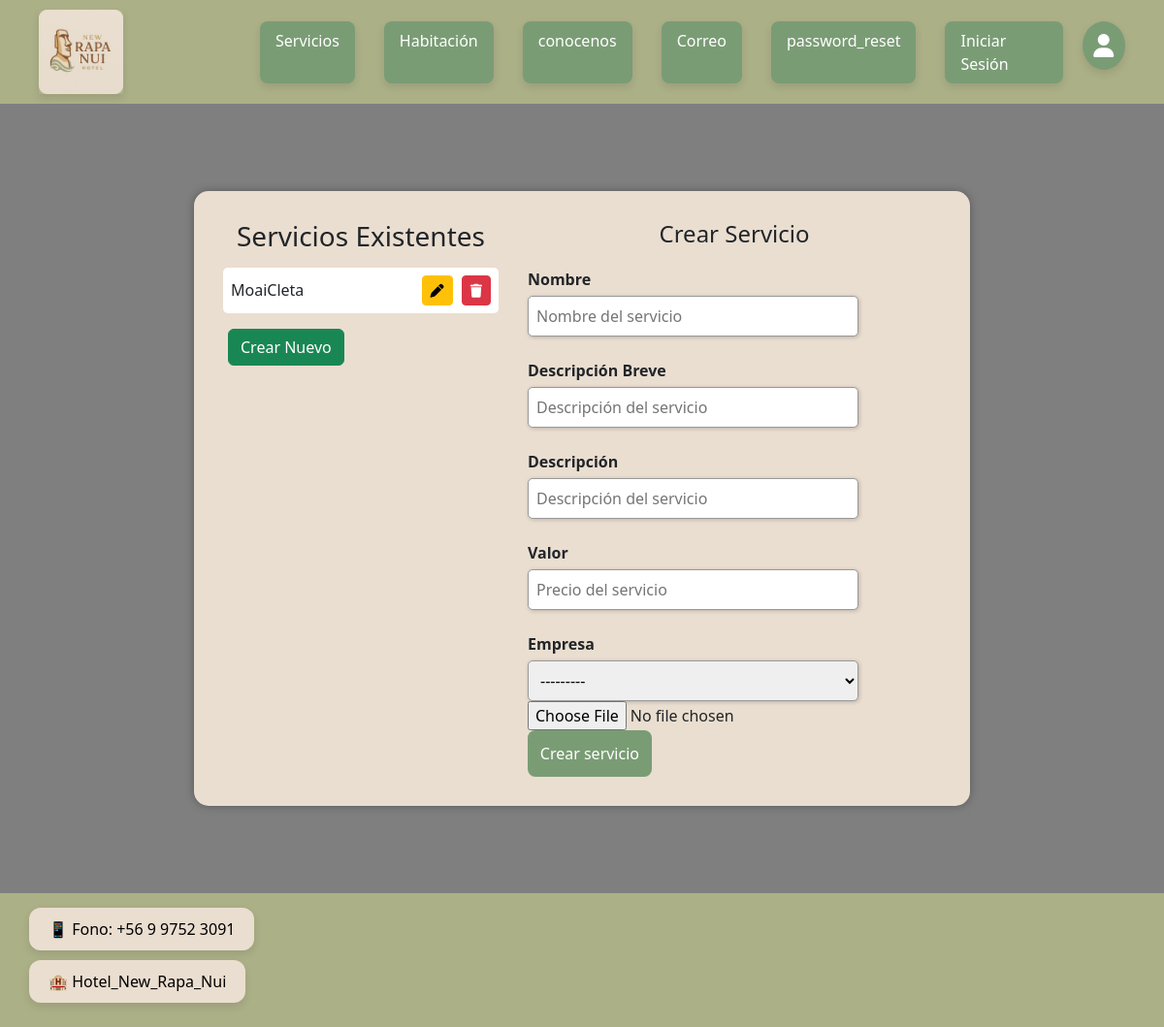
The page /listar_servicio/ on the database as committed earlier.
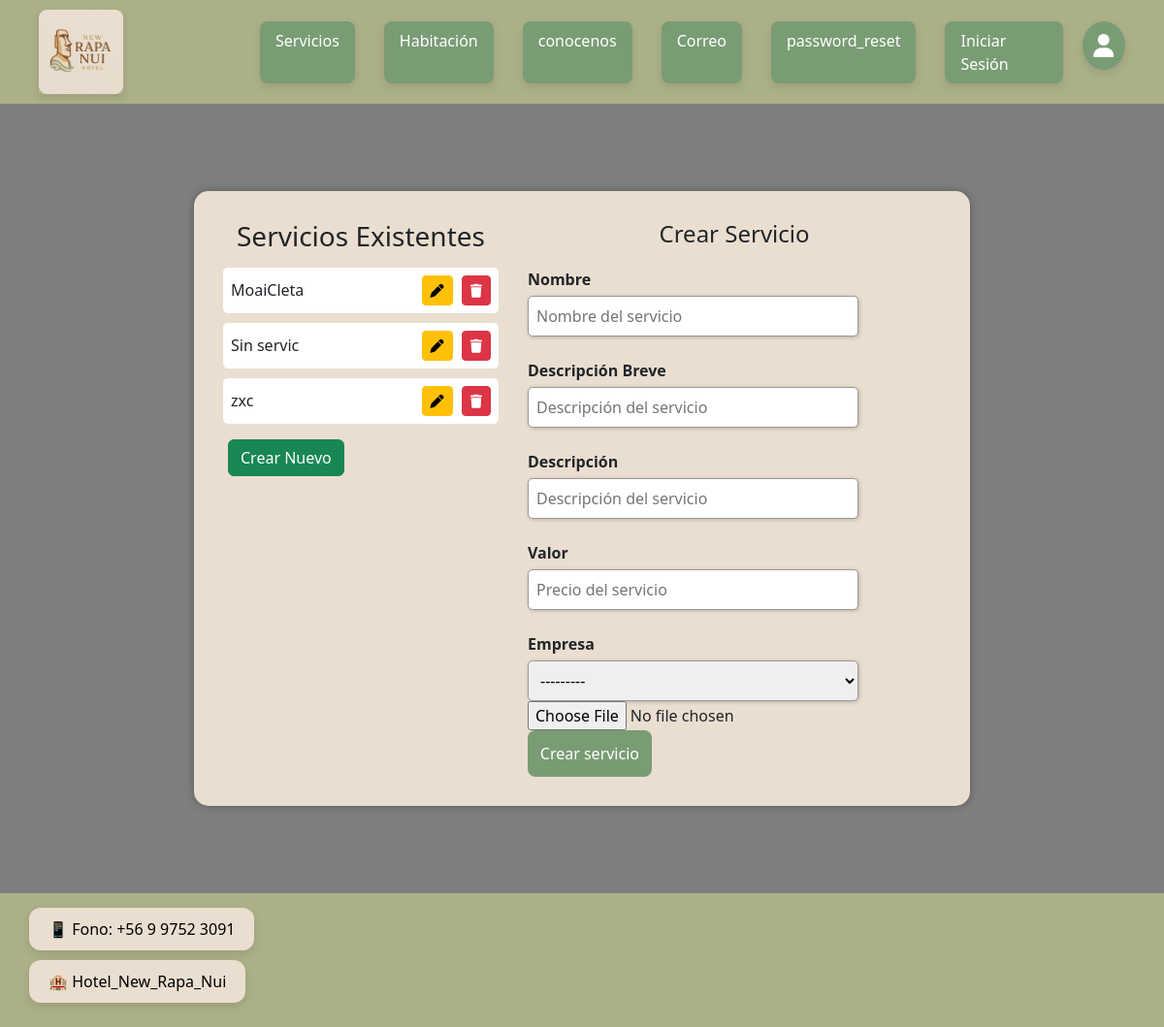
The same page on the database as committed later.
### app/models.py (models this page shows, shortened)
class Servicio_Ext(models.Model):
    n_s_ext = models.CharField(max_length=10, primary_key=True)
    descripcion_breve = models.TextField(max_length=100,default='')
    descripcions_ext = models.TextField(max_length=100)
    precios_ext = models.IntegerField()
    empresa = models.ForeignKey(Empresa, on_delete=models.CASCADE)
    imagen = models.ImageField(upload_to='servicios', null=True)

### app/views.py (the view, shortened to what this page needs)
# urls.py: path("listar_servicio/", listar_servicio, name="listar_servicio"),
def listar_servicio(request):
    data = {
        'form': ServicioExtForm(),
        'servicios': Servicio_Ext.objects.all()
    }
    return render(request, "app/Empleados/crear-servicio-emp/crear-servicio-emp.html", data)

### app/forms.py
class ServicioExtForm(forms.ModelForm):
    class Meta:
        model = Servicio_Ext
        fields = '__all__'

### app/models.py (called while the page is built)
    def __str__(self):
        return self.Rut_empresa

### app/templates/app/Empleados/crear-servicio-emp/crear-servicio-emp.html (shortened to what this page needs)
{% extends 'app/base.html' %}
{% load static %}
{% block extra_css %}
  <link rel="stylesheet" href="{% static 'app/css/crear-servicio-emp.css' %}">
{% endblock %}
{% block content %}
<main class="contenedor-recuadro">
  <div class="recuadro-servicio">
    <div class="lado izquierdo">
      <h3>Servicios Existentes</h3>
      <ul>
        {% for p in servicios %}
          <li>
            {{ p.n_s_ext }}
            <span>
              <a class="btn btn-warning btn-sm" href="{% url 'modificar_servicio_ext' p.n_s_ext %}">
                <i class="fas fa-pen"></i>
              </a>
              <a class="btn btn-danger btn-sm" href="{% url 'eliminar_servicio_ext' p.n_s_ext %}">
                <i class="fas fa-trash"></i>
              </a>
            </span>
          </li>
        {% endfor %}
      </ul>
      <a class="btn btn-success" href="{% url 'listar_servicio' %}">Crear Nuevo</a>
    </div>
    <div class="lado derecho">
      <h2 class="reservaTitulo">Crear Servicio</h2>
      <form method="POST" enctype="multipart/form-data">
        <div class="titulosInputs"><p>Nombre</p></div>
        <input type="text" name="{{ form.n_s_ext.name }}" value="{{ form.n_s_ext.value|default_if_none:'' }}" placeholder="Nombre del servicio">
        <div class="titulosInputs"><p>Descripción Breve</p></div>
        <input type="text" name="{{ form.descripcion_breve.name }}" value="{{ form.descripcion_breve.value|default_if_none:'' }}" placeholder="Descripción del servicio">
        <div class="titulosInputs"><p>Descripción</p></div>
        <input type="text" name="{{ form.descripcions_ext.name }}" value="{{ form.descripcions_ext.value|default_if_none:'' }}" placeholder="Descripción del servicio">
        <div class="titulosInputs"><p>Valor</p></div>
        <input type="number" name="{{ form.precios_ext.name }}" value="{{ form.precios_ext.value|default_if_none:'' }}" placeholder="Precio del servicio">
        <div class="titulosInputs"><p>Empresa</p></div>
        {{ form.empresa }}
        {{ form.imagen }}
        <div class="contenedorInputs">
          <button type="submit" class="button">Crear servicio</button>
        </div>
      </form>
    </div>
  </div>
</main>
{% endblock %}

Rows that differ between the two databases and show on the page:
added Servicio_Ext: n_s_ext "Sin servic"
added Servicio_Ext: n_s_ext "zxc"
